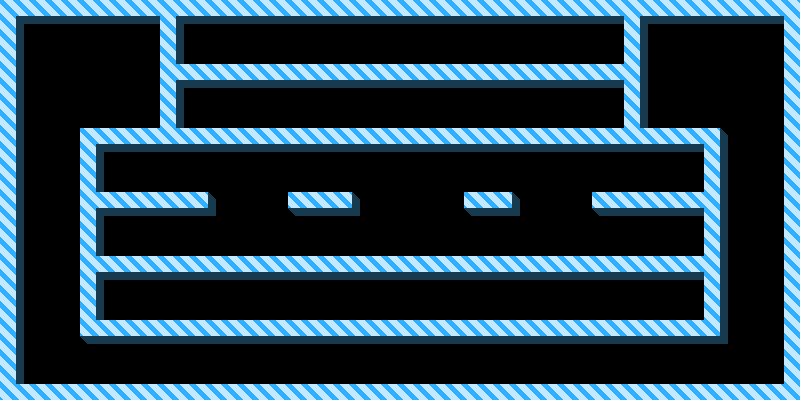

Rendered tile map (Tiled .tmx) drawn with the repository's tilesets; below, a short description and the map source with its tile grids summarised:
An orthogonal 50x25 tile map with 16x16 px tiles, 1 tile layer (ground), 1 hidden layer not drawn, 2 tilesets and 12 objects (4x BOOF, 2x MBER, left, right).

<map version="1.10" tiledversion="1.10.0" orientation="orthogonal" renderorder="right-down" width="50" height="25" tilewidth="16" tileheight="16" infinite="0" nextlayerid="6" nextobjectid="13">
 <properties>
  <property name="automaticAirMode" value="0" />
  <property name="bossBoost" value="" />
  <property name="bossLevel" value="f" />
  <property name="guidedAir" value="f" />
  <property name="specialAir" value="" />
 </properties>
 <tileset firstgid="1" name="tiles" tilewidth="16" tileheight="16" tilecount="256" columns="16">
  <image source="tiles.png" width="256" height="256" />
  <tile id="0">
   <properties>
    <property name="type" value="TOP" />
   </properties>
  </tile>
  <tile id="1">
   <properties>
    <property name="type" value="TOPL" />
   </properties>
  </tile>
  <tile id="2">
   <properties>
    <property name="type" value="TOPR" />
   </properties>
  </tile>
  <tile id="3">
   <properties>
    <property name="type" value="TOPRL" />
   </properties>
  </tile>
  <tile id="4">
   <properties>
    <property name="type" value="LEFT" />
   </properties>
  </tile>
  <tile id="5">
   <properties>
    <property name="type" value="RIGHT" />
   </properties>
  </tile>
  <tile id="6">
   <properties>
    <property name="type" value="RL" />
   </properties>
  </tile>
  <tile id="10">
   <properties>
    <property name="type" value="LEFT" />
   </properties>
  </tile>
  <tile id="15">
   <properties>
    <property name="type" value="RIGHT" />
   </properties>
  </tile>
  <tile id="20">
   <properties>
    <property name="type" value="TOP" />
   </properties>
  </tile>
  <tile id="21">
   <properties>
    <property name="type" value="LEFT" />
   </properties>
  </tile>
  <tile id="22">
   <properties>
    <property name="type" value="RIGHT" />
   </properties>
  </tile>
  <tile id="38">
   <properties>
    <property name="type" value="TOP" />
   </properties>
  </tile>
 </tileset>
 <tileset firstgid="257" name="entities" tilewidth="32" tileheight="32" tilecount="64" columns="8">
  <image source="entities.png" width="256" height="256" />
 </tileset>
 <layer id="1" name="ground" width="50" height="25">
  <data>[1250 cells, 618 non-empty, 7 distinct tile ids]</data>
 </layer>
 <layer id="2" name="collision" width="50" height="25" visible="0">
  <data>[1250 cells, 303 non-empty, 7 distinct tile ids]</data>
 </layer>
 <objectgroup id="3" name="enemies">
  <object id="1" name="MBER" gid="262" x="208" y="128" width="32" height="32" />
  <object id="2" name="MBER" gid="262" x="512" y="48" width="32" height="32" />
  <object id="3" name="BOOF" gid="257" x="480" y="320" width="32" height="32" />
  <object id="4" name="BOOF" gid="257" x="336" y="256" width="32" height="32" />
  <object id="5" name="BOOF" gid="257" x="576" y="256" width="32" height="32" />
  <object id="6" name="BOOF" gid="257" x="160" y="320" width="32" height="32" />
 </objectgroup>
 <objectgroup id="4" name="meals">
  <object id="7" gid="285" x="240" y="384" width="32" height="32" />
  <object id="8" gid="285" x="608" y="384" width="32" height="32" />
  <object id="9" gid="285" x="464" y="192" width="32" height="32" />
  <object id="10" gid="285" x="112" y="128" width="32" height="32" />
 </objectgroup>
 <objectgroup id="5" name="path" visible="0">
  <object id="11" name="left" x="253" y="417">
   <polyline points="-4,-9 -4,-65 -189,-65 -189,-369 -5,-369 -6,-450" />
  </object>
  <object id="12" name="right" x="553" y="413">
   <polyline points="0,21 -1,-61 183,-61 183,-365 1,-365 0,-437" />
  </object>
 </objectgroup>
</map>
